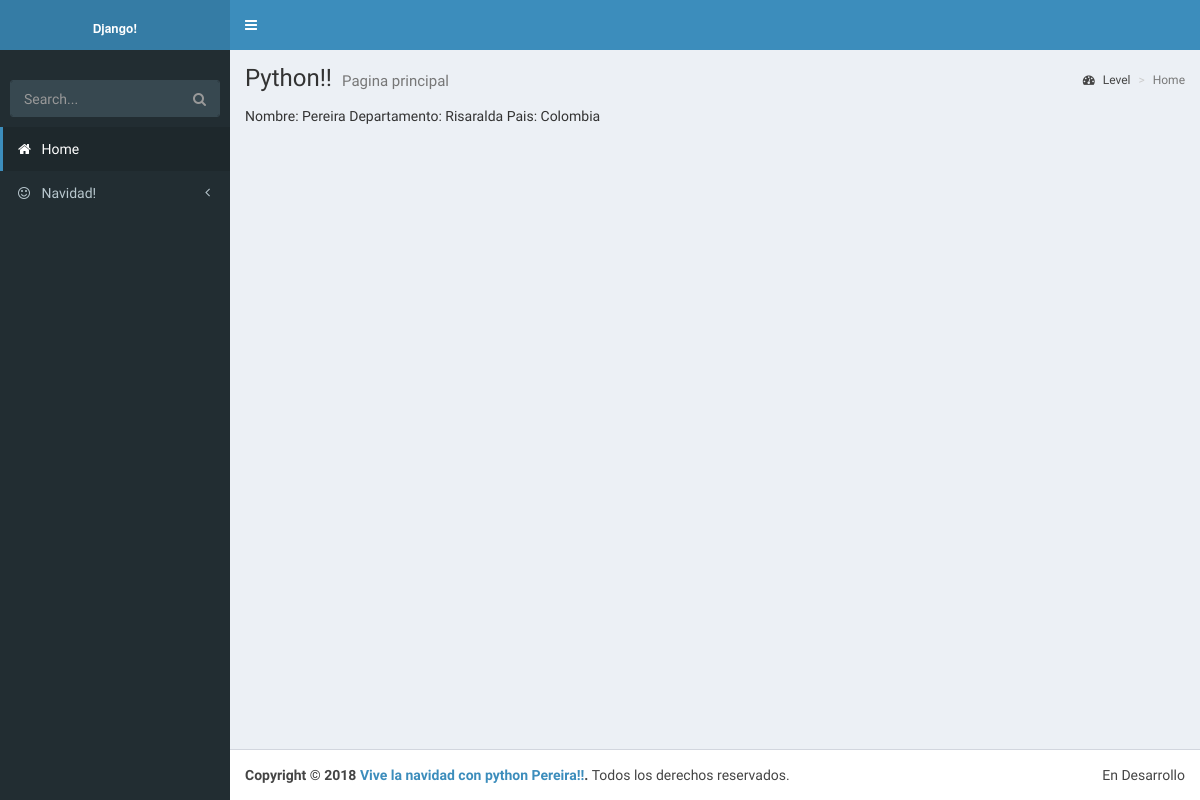
The app's page /navidad/ver/ciudad/1 with its own data.
### navidad/models.py (models this page shows, shortened)
class Ciudad(models.Model):
    id_ciudad = models.AutoField(primary_key=True)
    nombre = models.CharField(max_length=50)
    estado = models.ForeignKey(Estado, on_delete=models.CASCADE)
    class Meta:
        verbose_name_plural = "ciudades"
    def __str__(self):
        return str(self.nombre)

class Estado(models.Model):
    nombre = models.CharField(max_length=50)
    pais = models.ForeignKey(Pais, on_delete=models.CASCADE)
    class Meta:
        verbose_name_plural = "estados"
    def __str__(self):
        return str(self.nombre)

class Pais(models.Model):
    nombre = models.CharField(max_length=50)
    class Meta:
        verbose_name_plural = "paises"
    def __str__(self):
        return str(self.nombre)

### navidad/views.py (the view)
# urls.py: path('ver/ciudad/<int:pk>', VerCiudad.as_view(), name='ver-ciudad'),
class VerCiudad(DetailView):
    model = Ciudad
    template_name = 'navidad/detalle_ciudad.html'

### templates/navidad/detalle_ciudad.html
{% extends 'navidad/base.html' %}
{% block contenido %}
Nombre: {{ciudad }}
Departamento: {{ ciudad.estado }}
Pais: {{ ciudad.estado.pais }}
{% endblock %}

### records on screen
Ciudad: nombre "Pereira", estado "Risaralda", estado.pais "Colombia"
